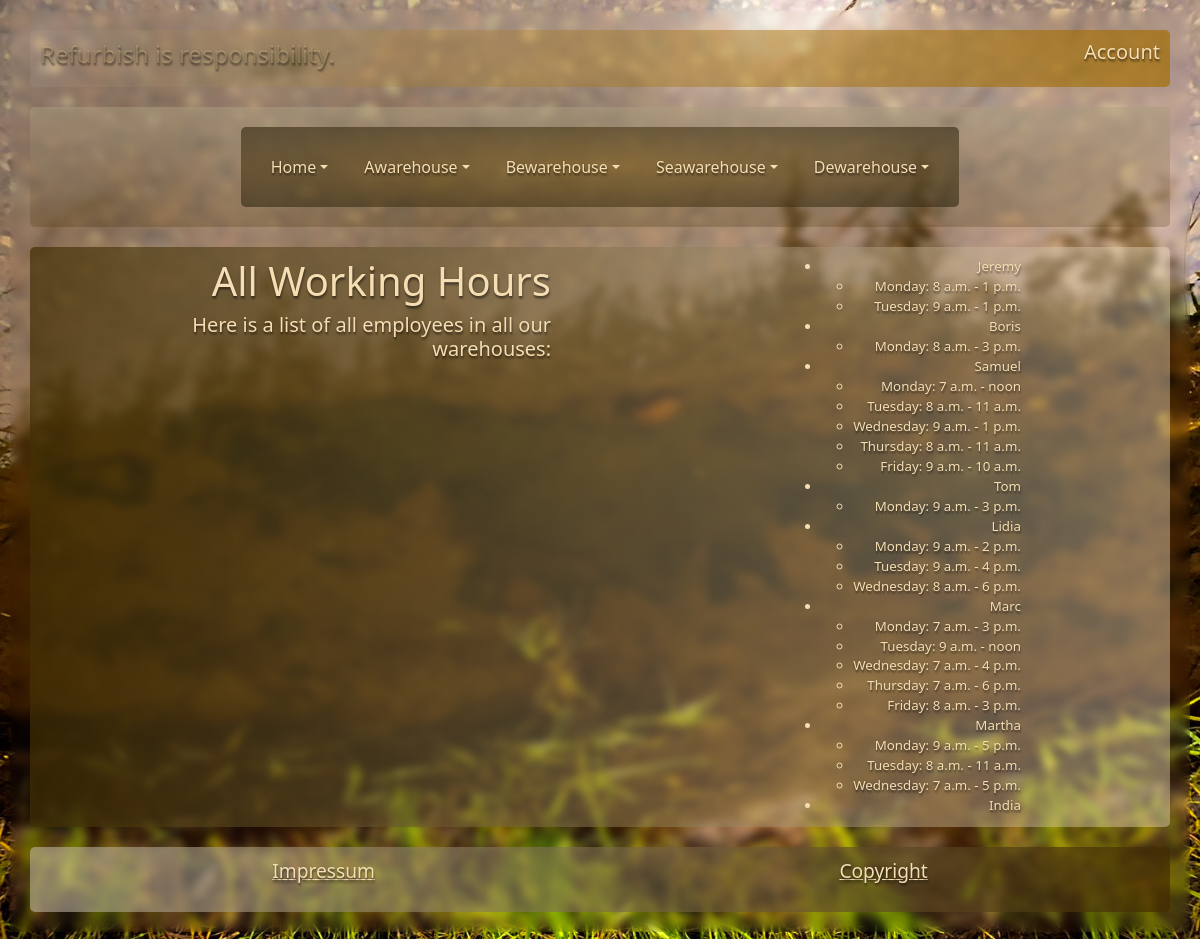
The app's page /stock/employees/ (signed in) with its own data.
### warehouses/models.py (models this page shows, shortened)
class Employee(models.Model):
    name = models.CharField(max_length=100)
    password = models.CharField(max_length=100)
    head_of = models.ManyToManyField('self', symmetrical=False, blank=True)
    user = models.ForeignKey(User, on_delete=models.CASCADE, null=True, blank=True)

class EmployeeWorkingHours(models.Model):
    WEEKDAY_CHOICES = (
        (0, 'Monday'),
        (1, 'Tuesday'),
        (2, 'Wednesday'),
        (3, 'Thursday'),
        (4, 'Friday'),
        (5, 'Saturday'),
    )
    week_day = models.IntegerField(choices=WEEKDAY_CHOICES)
    start_time = models.TimeField()
    end_time = models.TimeField()
    employee = models.ForeignKey(Employee, on_delete=models.CASCADE)

### warehouses/views.py (the view)
# urls.py: path("stock/employees/", WorkingHoursView.as_view(), name="list_workinhours"),
class WorkingHoursView(LoginRequiredMixin, StaffRequiredMixin, TemplateView):
    template_name = "employees.html"
    def get_context_data(self):
        links, style, continent = menu_links_style(("filter_items", "location"))
        working_hours = EmployeeWorkingHours.objects.select_related('employee').order_by('employee__id', 'week_day')
        employee_working_hours = {}
        for hour in working_hours:
            employee = hour.employee
            if employee not in employee_working_hours:
                employee_working_hours[employee] = []
            employee_working_hours[employee].append(hour)
        return {
            "reg": get_reg_from_request(self.request),
            "style":style,
            "links": links,
            "title":"working Hours",
            "header_text": "All Working Hours",
            "content_text":[f"Here is a list of all employees in {continent}:"],
            'employee_working_hours': employee_working_hours
        }

### user/custom_context_processor.py (called while the page is built, shortened)
def custom_context(request):
    context = {}
    return context

### user/custom_mixins.py (called while the page is built)
    def dispatch(self, request, *args, **kwargs):
        if not request.user.is_staff:
            return redirect(reverse('login_required'))
        return super().dispatch(request, *args, **kwargs)

### warehouses/templatetags/custom_filters.py (called while the page is built)
@register.filter(name='is_list')
def args_to_path(args):
    return type(args) == list

### warehouses/views.py (called while the page is built)
def get_reg_from_request(request):
    view = RegisterView.as_view()
    response = view(request)
    if isinstance(response, TemplateResponse):
        return response.render().content
    else:
        return response.content

### user/templates/registration/reg_container.html (shortened to what this page needs)
{% load static %}

### warehouses/templates/employees.html (shortened to what this page needs)
{% extends "main.html" %}
{% load custom_filters %}
{% load static %}
{% block extra_css %}
    <link rel="stylesheet" href="{% static style %}">
{% endblock %}
{% block content%}
<ul>
    {% for employee, working_hours in employee_working_hours.items %}
        <li>{{ employee.name }}</li>
        <ul>
            {% for hour in working_hours %}
                <li>{{ hour.get_week_day_display }}: {{ hour.start_time }} - {{ hour.end_time }}</li>
            {% endfor %}
        </ul>
    {% endfor %}
</ul>
{% endblock %}

### warehouses/templates/main.html (shortened to what this page needs)
<!DOCTYPE html>
{% load static %}
{% load custom_filters %}
<html lang="en">
<head>
    <link href="https://cdn.jsdelivr.net/npm/bootstrap@5.3.3/dist/css/bootstrap.min.css" rel="stylesheet">
    <link rel="stylesheet" href="{% static 'warehouses/css/style.css' %}">
    {% block extra_css %}{% endblock %}
</head>
<body>
    <div class="loginShower" id="loginShower">
        <h4>Refurbish is responsibility.</h4>
        <h5>Account</h5>
    </div>
    <header style="min-height: 120px;">
    <nav class="navbar navbar-expand-lg">
        <div class="container-fluid" id="vanishingInv">
            <div class="collapse navbar-collapse" id="navbarNavDropdown">
                <ul class="navbar-nav">
                    {% for link in links %}
                        <li class="nav-item">
                            {% if not link.link.1 %}
                                <a class="nav-link dropdown-toggle" href="#" data-bs-toggle="dropdown">{{ link.name }}</a>
                            {% else %}
                                {% with path=link.link.1%}
                                    <a class="nav-link dropdown-toggle" href="{% url link.link.0 path %}" role="button" data-bs-toggle="dropdown" aria-expanded="false">{{ link.name }}</a>
                                {% endwith %}
                            {% endif %}
                        </li>
                    {% endfor %}
                </ul>
            </div>
        </div>
    </nav>
    </header>
    <main>
        <section>
            <div style="width: 35%;" class="mainSec">
                <h1>{{header_text}}</h1>
                {% for content in content_text %}
                    <h5 style="font-weight: 50;">{{content}}</h5>
                {% endfor %}
            </div>
            <div style="max-height: 70vh; overflow-y: auto; padding-right: 20px;">
                {% block content %}{% endblock %}
            </div>
        </section>
    </main>
    <footer>
        <p><a href="#link" class="link">Impressum</a></p>
        <p><a href="#link" class="link">Copyright</a></p>
    </footer>
</body>
</html>

### static/warehouses/css/style.css (style rules this page uses)
.loginShower { background-image: linear-gradient(to right, rgba(206, 206, 205, 0.084) ,rgba(163, 110, 4, 0.691)); text-align: end; }
.loginShower h4 { color: rgba(229, 202, 147, 0.386); margin-right: 50px; }
body { background-image: url('../Pics/sky.jpg'); background-attachment: fixed; background-position-x: 56.5%; background-position-y: 70%; background-size: cover; border-radius: 10px; text-shadow: 1px 3px 2px rgba(0, 0, 0, 0.26), 0 0.1em .1em rgba(0, 0, 0, 0.253), 0.02em 0 0.1em rgba(0, 0, 0, 0.178); display: flex; flex-direction: column; opacity: 0; transition: opacity 0.5s ease-in-out; backdrop-filter: blur(5px); -webkit-backdrop-filter: blur(5px); padding: 20px; }
body.loaded { opacity: 1; }
header { background-image: linear-gradient(rgba(172, 157, 128, 0.521), rgba(66, 44, 1, 0.226)); display: flex; flex-direction: row; justify-content: center; padding: 20px; transition: 0.5s ease; text-align: center; }
header, nav, section, footer, .loginShower, body, .nav-link, .dropdown-item, .login { margin: 10px; padding: 10px; border-radius: 5px; color:wheat; }
a, .btn { color:wheat; font-size: larger; }
nav, .dropdown-menu { background-image: radial-gradient(rgba(121, 84, 11, 0.459) ,rgba(54, 44, 24, 0.651)); }
main { flex-grow: 1; justify-content: flex-end; text-align: right; }
main section { display: block; font-size: smaller; background-image: linear-gradient(to left, rgba(239, 222, 195, 0.429) ,rgba(66, 48, 5, 0.701)); }
footer { display: flex; justify-content: space-around; flex-direction: row; text-align: right; background-image: linear-gradient(to left,rgba(66, 44, 1, 0.691), rgba(191, 183, 166, 0.582)); }
@media screen and (min-width:800px) { main section { display: flex; justify-content: space-around; min-height: 47vh; } }
@media screen and (min-width:800px) { .loginShower { display: flex; justify-content: space-between; } }

### records on screen
Employee: name "Jeremy"
EmployeeWorkingHours: week_day "Monday", start_time "8 a.m.", end_time "1 p.m."
EmployeeWorkingHours: week_day "Tuesday", start_time "9 a.m.", end_time "1 p.m."
Employee: name "Boris"
EmployeeWorkingHours: week_day "Monday", start_time "8 a.m.", end_time "3 p.m."
Employee: name "Samuel"
EmployeeWorkingHours: week_day "Monday", start_time "7 a.m.", end_time "noon"
EmployeeWorkingHours: week_day "Tuesday", start_time "8 a.m.", end_time "11 a.m."
EmployeeWorkingHours: week_day "Wednesday", start_time "9 a.m.", end_time "1 p.m."
EmployeeWorkingHours: week_day "Thursday", start_time "8 a.m.", end_time "11 a.m."
EmployeeWorkingHours: week_day "Friday", start_time "9 a.m.", end_time "10 a.m."
Employee: name "Tom"
EmployeeWorkingHours: week_day "Monday", start_time "9 a.m.", end_time "3 p.m."
Employee: name "Lidia"
EmployeeWorkingHours: week_day "Monday", start_time "9 a.m.", end_time "2 p.m."
EmployeeWorkingHours: week_day "Tuesday", start_time "9 a.m.", end_time "4 p.m."
EmployeeWorkingHours: week_day "Wednesday", start_time "8 a.m.", end_time "6 p.m."
Employee: name "Marc"
EmployeeWorkingHours: week_day "Monday", start_time "7 a.m.", end_time "3 p.m."
EmployeeWorkingHours: week_day "Tuesday", start_time "9 a.m.", end_time "noon"
EmployeeWorkingHours: week_day "Wednesday", start_time "7 a.m.", end_time "4 p.m."
EmployeeWorkingHours: week_day "Thursday", start_time "7 a.m.", end_time "6 p.m."
EmployeeWorkingHours: week_day "Friday", start_time "8 a.m.", end_time "3 p.m."
Employee: name "Martha"
EmployeeWorkingHours: week_day "Monday", start_time "9 a.m.", end_time "5 p.m."
EmployeeWorkingHours: week_day "Tuesday", start_time "8 a.m.", end_time "11 a.m."
EmployeeWorkingHours: week_day "Wednesday", start_time "7 a.m.", end_time "5 p.m."
Employee: name "India"

### other values on screen
{{ link.name }} "Home"
{{ link.name }} "Awarehouse" "Bewarehouse" "Seawarehouse" "Dewarehouse"
{{ header_text }} "All Working Hours"
{{ content }} "Here is a list of all employees in all our warehouses:"
